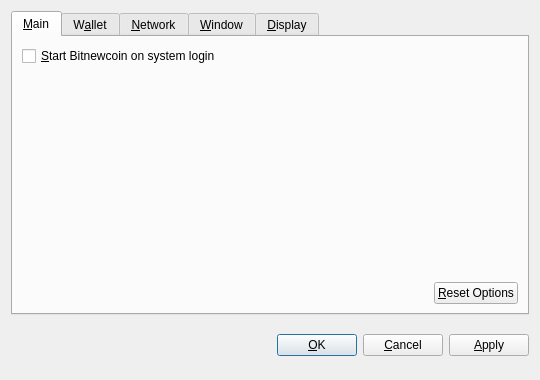
<?xml version="1.0" encoding="UTF-8"?>
<ui version="4.0">
 <class>OptionsDialog</class>
 <widget class="QDialog" name="OptionsDialog">
  <property name="geometry">
   <rect>
    <x>0</x>
    <y>0</y>
    <width>540</width>
    <height>380</height>
   </rect>
  </property>
  <property name="windowTitle">
   <string>Options</string>
  </property>
  <property name="modal">
   <bool>true</bool>
  </property>
  <layout class="QVBoxLayout" name="verticalLayout">
   <item>
    <widget class="QTabWidget" name="tabWidget">
     <property name="tabPosition">
      <enum>QTabWidget::North</enum>
     </property>
     <property name="currentIndex">
      <number>0</number>
     </property>
     <widget class="QWidget" name="tabMain">
      <attribute name="title">
       <string>&amp;Main</string>
      </attribute>
      <layout class="QVBoxLayout" name="verticalLayout_Main">
       <item>
        <widget class="QCheckBox" name="bitcoinAtStartup">
         <property name="toolTip">
          <string>Automatically start Bitnewcoin after logging in to the system.</string>
         </property>
         <property name="text">
          <string>&amp;Start Bitnewcoin on system login</string>
         </property>
        </widget>
       </item>
       <item>
        <spacer name="verticalSpacer_Main">
         <property name="orientation">
          <enum>Qt::Vertical</enum>
         </property>
         <property name="sizeHint" stdset="0">
          <size>
           <width>20</width>
           <height>40</height>
          </size>
         </property>
        </spacer>
       </item>
       <item>
        <layout class="QHBoxLayout" name="horizontalLayout_2_Main">
         <item>
          <spacer name="horizontalSpacer_2_Main">
           <property name="orientation">
            <enum>Qt::Horizontal</enum>
           </property>
           <property name="sizeHint" stdset="0">
            <size>
             <width>40</width>
             <height>20</height>
            </size>
           </property>
          </spacer>
         </item>
         <item>
          <widget class="QPushButton" name="resetButton">
           <property name="toolTip">
            <string>Reset all client options to default.</string>
           </property>
           <property name="text">
            <string>&amp;Reset Options</string>
           </property>
           <property name="autoDefault">
            <bool>false</bool>
           </property>
          </widget>
         </item>
        </layout>
       </item>
      </layout>
     </widget>
     <widget class="QWidget" name="tabWallet">
      <attribute name="title">
       <string>W&amp;allet</string>
      </attribute>
      <layout class="QVBoxLayout" name="verticalLayout_Network">
       <item>
        <widget class="QLabel" name="transactionFeeInfoLabel">
         <property name="text">
          <string>Optional transaction fee per kB that helps make sure your transactions are processed quickly. Most transactions are 1 kB.</string>
         </property>
         <property name="textFormat">
          <enum>Qt::PlainText</enum>
         </property>
         <property name="wordWrap">
          <bool>true</bool>
         </property>
        </widget>
       </item>
       <item>
        <layout class="QHBoxLayout" name="horizontalLayout_1_Main">
         <item>
          <widget class="QLabel" name="transactionFeeLabel">
           <property name="text">
            <string>Pay transaction &amp;fee</string>
           </property>
           <property name="textFormat">
            <enum>Qt::PlainText</enum>
           </property>
           <property name="buddy">
            <cstring>transactionFee</cstring>
           </property>
          </widget>
         </item>
         <item>
          <widget class="BitcoinAmountField" name="transactionFee"/>
         </item>
         <item>
          <spacer name="horizontalSpacer_1_Main">
           <property name="orientation">
            <enum>Qt::Horizontal</enum>
           </property>
           <property name="sizeHint" stdset="0">
            <size>
             <width>40</width>
             <height>20</height>
            </size>
           </property>
          </spacer>
         </item>
        </layout>
       </item>
       <item>
        <widget class="QLabel" name="label">
         <property name="text">
          <string>If you disable the spending of unconfirmed change, the change from a transaction cannot be used until that transaction has at least one confirmation. This also affects how your balance is computed.</string>
         </property>
         <property name="wordWrap">
          <bool>true</bool>
         </property>
        </widget>
       </item>
       <item>
        <widget class="QCheckBox" name="spendZeroConfChange">
         <property name="text">
          <string>Spend unconfirmed change  (experts only)</string>
         </property>
        </widget>
       </item>
       <item>
        <spacer name="verticalSpacer">
         <property name="orientation">
          <enum>Qt::Vertical</enum>
         </property>
         <property name="sizeHint" stdset="0">
          <size>
           <width>20</width>
           <height>40</height>
          </size>
         </property>
        </spacer>
       </item>
      </layout>
     </widget>
     <widget class="QWidget" name="tabNetwork">
      <attribute name="title">
       <string>&amp;Network</string>
      </attribute>
      <layout class="QVBoxLayout" name="verticalLayout_Network">
       <item>
        <widget class="QCheckBox" name="mapPortUpnp">
         <property name="toolTip">
          <string>Automatically open the Bitnewcoin client port on the router. This only works when your router supports UPnP and it is enabled.</string>
         </property>
         <property name="text">
          <string>Map port using &amp;UPnP</string>
         </property>
        </widget>
       </item>
       <item>
        <widget class="QCheckBox" name="connectSocks">
         <property name="toolTip">
          <string>Connect to the Bitnewcoin network through a SOCKS proxy (e.g. when connecting through Tor).</string>
         </property>
         <property name="text">
          <string>&amp;Connect through SOCKS proxy:</string>
         </property>
        </widget>
       </item>
       <item>
        <layout class="QHBoxLayout" name="horizontalLayout_Network">
         <item>
          <widget class="QLabel" name="proxyIpLabel">
           <property name="text">
            <string>Proxy &amp;IP:</string>
           </property>
           <property name="textFormat">
            <enum>Qt::PlainText</enum>
           </property>
           <property name="buddy">
            <cstring>proxyIp</cstring>
           </property>
          </widget>
         </item>
         <item>
          <widget class="QValidatedLineEdit" name="proxyIp">
           <property name="maximumSize">
            <size>
             <width>140</width>
             <height>16777215</height>
            </size>
           </property>
           <property name="toolTip">
            <string>IP address of the proxy (e.g. 127.0.0.1)</string>
           </property>
          </widget>
         </item>
         <item>
          <widget class="QLabel" name="proxyPortLabel">
           <property name="text">
            <string>&amp;Port:</string>
           </property>
           <property name="textFormat">
            <enum>Qt::PlainText</enum>
           </property>
           <property name="buddy">
            <cstring>proxyPort</cstring>
           </property>
          </widget>
         </item>
         <item>
          <widget class="QLineEdit" name="proxyPort">
           <property name="maximumSize">
            <size>
             <width>55</width>
             <height>16777215</height>
            </size>
           </property>
           <property name="toolTip">
            <string>Port of the proxy (e.g. 9050)</string>
           </property>
          </widget>
         </item>
         <item>
          <widget class="QLabel" name="socksVersionLabel">
           <property name="text">
            <string>SOCKS &amp;Version:</string>
           </property>
           <property name="textFormat">
            <enum>Qt::PlainText</enum>
           </property>
           <property name="buddy">
            <cstring>socksVersion</cstring>
           </property>
          </widget>
         </item>
         <item>
          <widget class="QValueComboBox" name="socksVersion">
           <property name="toolTip">
            <string>SOCKS version of the proxy (e.g. 5)</string>
           </property>
          </widget>
         </item>
         <item>
          <spacer name="horizontalSpacer_Network">
           <property name="orientation">
            <enum>Qt::Horizontal</enum>
           </property>
           <property name="sizeHint" stdset="0">
            <size>
             <width>40</width>
             <height>20</height>
            </size>
           </property>
          </spacer>
         </item>
        </layout>
       </item>
       <item>
        <spacer name="verticalSpacer_Network">
         <property name="orientation">
          <enum>Qt::Vertical</enum>
         </property>
         <property name="sizeHint" stdset="0">
          <size>
           <width>20</width>
           <height>40</height>
          </size>
         </property>
        </spacer>
       </item>
      </layout>
     </widget>
     <widget class="QWidget" name="tabWindow">
      <attribute name="title">
       <string>&amp;Window</string>
      </attribute>
      <layout class="QVBoxLayout" name="verticalLayout_Window">
       <item>
        <widget class="QCheckBox" name="minimizeToTray">
         <property name="toolTip">
          <string>Show only a tray icon after minimizing the window.</string>
         </property>
         <property name="text">
          <string>&amp;Minimize to the tray instead of the taskbar</string>
         </property>
        </widget>
       </item>
       <item>
        <widget class="QCheckBox" name="minimizeOnClose">
         <property name="toolTip">
          <string>Minimize instead of exit the application when the window is closed. When this option is enabled, the application will be closed only after selecting Quit in the menu.</string>
         </property>
         <property name="text">
          <string>M&amp;inimize on close</string>
         </property>
        </widget>
       </item>
       <item>
        <spacer name="verticalSpacer_Window">
         <property name="orientation">
          <enum>Qt::Vertical</enum>
         </property>
         <property name="sizeHint" stdset="0">
          <size>
           <width>20</width>
           <height>40</height>
          </size>
         </property>
        </spacer>
       </item>
      </layout>
     </widget>
     <widget class="QWidget" name="tabDisplay">
      <attribute name="title">
       <string>&amp;Display</string>
      </attribute>
      <layout class="QVBoxLayout" name="verticalLayout_Display">
       <item>
        <layout class="QHBoxLayout" name="horizontalLayout_1_Display">
         <item>
          <widget class="QLabel" name="langLabel">
           <property name="text">
            <string>User Interface &amp;language:</string>
           </property>
           <property name="textFormat">
            <enum>Qt::PlainText</enum>
           </property>
           <property name="buddy">
            <cstring>lang</cstring>
           </property>
          </widget>
         </item>
         <item>
          <widget class="QValueComboBox" name="lang">
           <property name="toolTip">
            <string>The user interface language can be set here. This setting will take effect after restarting Bitnewcoin.</string>
           </property>
          </widget>
         </item>
        </layout>
       </item>
       <item>
        <layout class="QHBoxLayout" name="horizontalLayout_2_Display">
         <item>
          <widget class="QLabel" name="unitLabel">
           <property name="text">
            <string>&amp;Unit to show amounts in:</string>
           </property>
           <property name="textFormat">
            <enum>Qt::PlainText</enum>
           </property>
           <property name="buddy">
            <cstring>unit</cstring>
           </property>
          </widget>
         </item>
         <item>
          <widget class="QValueComboBox" name="unit">
           <property name="toolTip">
            <string>Choose the default subdivision unit to show in the interface and when sending coins.</string>
           </property>
          </widget>
         </item>
        </layout>
       </item>
       <item>
        <widget class="QCheckBox" name="displayAddresses">
         <property name="toolTip">
          <string>Whether to show Bitnewcoin addresses in the transaction list or not.</string>
         </property>
         <property name="text">
          <string>&amp;Display addresses in transaction list</string>
         </property>
        </widget>
       </item>
       <item>
        <widget class="QCheckBox" name="coinControlFeatures">
         <property name="toolTip">
          <string>Whether to show coin control features or not.</string>
         </property>
         <property name="text">
          <string>Display coin &amp;control features (experts only!)</string>
         </property>
        </widget>
       </item>
       <item>
        <spacer name="verticalSpacer_Display">
         <property name="orientation">
          <enum>Qt::Vertical</enum>
         </property>
         <property name="sizeHint" stdset="0">
          <size>
           <width>20</width>
           <height>40</height>
          </size>
         </property>
        </spacer>
       </item>
      </layout>
     </widget>
    </widget>
   </item>
   <item>
    <layout class="QHBoxLayout" name="horizontalLayout_Buttons">
     <item>
      <spacer name="horizontalSpacer_1">
       <property name="orientation">
        <enum>Qt::Horizontal</enum>
       </property>
       <property name="sizeHint" stdset="0">
        <size>
         <width>40</width>
         <height>48</height>
        </size>
       </property>
      </spacer>
     </item>
     <item>
      <widget class="QLabel" name="statusLabel">
       <property name="font">
        <font>
         <weight>75</weight>
         <bold>true</bold>
        </font>
       </property>
       <property name="text">
        <string/>
       </property>
       <property name="textFormat">
        <enum>Qt::PlainText</enum>
       </property>
       <property name="wordWrap">
        <bool>true</bool>
       </property>
      </widget>
     </item>
     <item>
      <spacer name="horizontalSpacer_2">
       <property name="orientation">
        <enum>Qt::Horizontal</enum>
       </property>
       <property name="sizeHint" stdset="0">
        <size>
         <width>40</width>
         <height>48</height>
        </size>
       </property>
      </spacer>
     </item>
     <item>
      <widget class="QPushButton" name="okButton">
       <property name="text">
        <string>&amp;OK</string>
       </property>
      </widget>
     </item>
     <item>
      <widget class="QPushButton" name="cancelButton">
       <property name="text">
        <string>&amp;Cancel</string>
       </property>
       <property name="autoDefault">
        <bool>false</bool>
       </property>
      </widget>
     </item>
     <item>
      <widget class="QPushButton" name="applyButton">
       <property name="text">
        <string>&amp;Apply</string>
       </property>
       <property name="autoDefault">
        <bool>false</bool>
       </property>
      </widget>
     </item>
    </layout>
   </item>
  </layout>
 </widget>
 <customwidgets>
  <customwidget>
   <class>BitcoinAmountField</class>
   <extends>QSpinBox</extends>
   <header>bitcoinamountfield.h</header>
  </customwidget>
  <customwidget>
   <class>QValueComboBox</class>
   <extends>QComboBox</extends>
   <header>qvaluecombobox.h</header>
  </customwidget>
  <customwidget>
   <class>QValidatedLineEdit</class>
   <extends>QLineEdit</extends>
   <header>qvalidatedlineedit.h</header>
  </customwidget>
 </customwidgets>
 <resources/>
 <connections/>
</ui>
